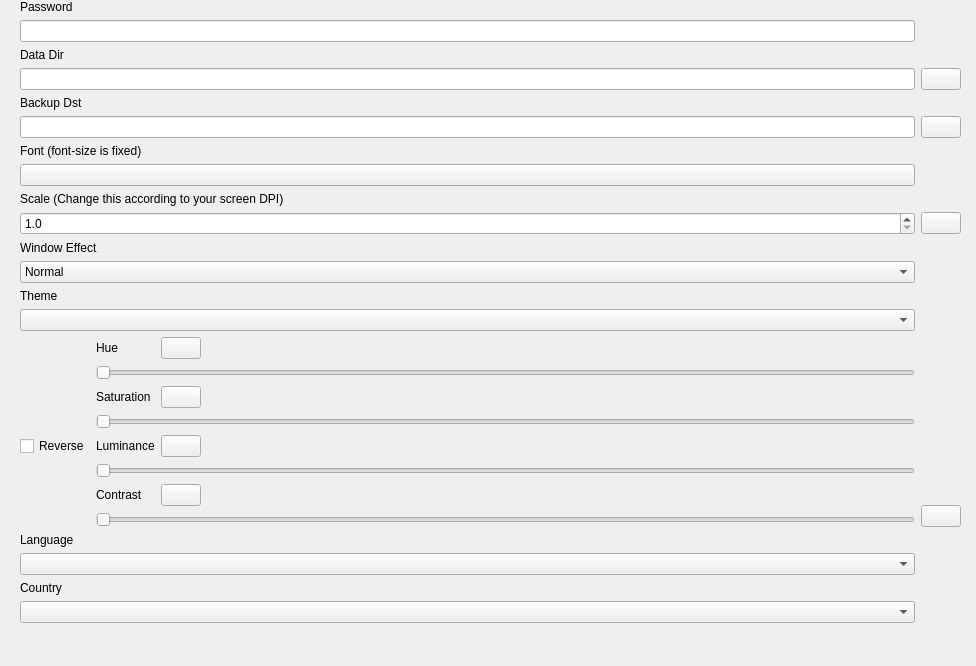
<?xml version="1.0" encoding="UTF-8"?>
<ui version="4.0">
 <class>DTSetting</class>
 <widget class="QWidget" name="DTSetting">
  <property name="geometry">
   <rect>
    <x>0</x>
    <y>0</y>
    <width>976</width>
    <height>666</height>
   </rect>
  </property>
  <property name="windowTitle">
   <string>DTSetting</string>
  </property>
  <layout class="QHBoxLayout" name="horizontalLayout">
   <property name="leftMargin">
    <number>0</number>
   </property>
   <property name="topMargin">
    <number>0</number>
   </property>
   <property name="rightMargin">
    <number>0</number>
   </property>
   <property name="bottomMargin">
    <number>0</number>
   </property>
   <item>
    <layout class="QVBoxLayout" name="verticalLayout_buttons">
     <item>
      <spacer name="verticalSpacer_buttons">
       <property name="orientation">
        <enum>Qt::Vertical</enum>
       </property>
       <property name="sizeHint" stdset="0">
        <size>
         <width>20</width>
         <height>40</height>
        </size>
       </property>
      </spacer>
     </item>
    </layout>
   </item>
   <item>
    <widget class="QStackedWidget" name="stackedWidget">
     <property name="currentIndex">
      <number>0</number>
     </property>
     <widget class="QWidget" name="page_basicinfo">
      <layout class="QHBoxLayout" name="horizontalLayout_2">
       <property name="spacing">
        <number>0</number>
       </property>
       <property name="leftMargin">
        <number>0</number>
       </property>
       <property name="topMargin">
        <number>0</number>
       </property>
       <property name="rightMargin">
        <number>0</number>
       </property>
       <property name="bottomMargin">
        <number>0</number>
       </property>
       <item>
        <widget class="QScrollArea" name="scrollAreaBasicInfo">
         <property name="frameShape">
          <enum>QFrame::NoFrame</enum>
         </property>
         <property name="widgetResizable">
          <bool>true</bool>
         </property>
         <widget class="QWidget" name="scrollAreaWidgetContentsBasicInfo">
          <property name="geometry">
           <rect>
            <x>0</x>
            <y>0</y>
            <width>948</width>
            <height>666</height>
           </rect>
          </property>
          <layout class="QGridLayout" name="gridLayout">
           <property name="leftMargin">
            <number>0</number>
           </property>
           <property name="topMargin">
            <number>0</number>
           </property>
           <property name="rightMargin">
            <number>15</number>
           </property>
           <property name="bottomMargin">
            <number>0</number>
           </property>
           <item row="9" column="1">
            <widget class="DTApplyButton" name="pushButton_scale">
             <property name="sizePolicy">
              <sizepolicy hsizetype="Fixed" vsizetype="Fixed">
               <horstretch>0</horstretch>
               <verstretch>0</verstretch>
              </sizepolicy>
             </property>
            </widget>
           </item>
           <item row="14" column="1">
            <layout class="QVBoxLayout" name="verticalLayout_color">
             <property name="spacing">
              <number>6</number>
             </property>
             <item>
              <spacer name="verticalSpacer_2">
               <property name="orientation">
                <enum>Qt::Vertical</enum>
               </property>
               <property name="sizeHint" stdset="0">
                <size>
                 <width>20</width>
                 <height>40</height>
                </size>
               </property>
              </spacer>
             </item>
             <item>
              <widget class="QLabel" name="label_color_preview">
               <property name="sizePolicy">
                <sizepolicy hsizetype="Fixed" vsizetype="Fixed">
                 <horstretch>0</horstretch>
                 <verstretch>0</verstretch>
                </sizepolicy>
               </property>
               <property name="minimumSize">
                <size>
                 <width>36</width>
                 <height>36</height>
                </size>
               </property>
               <property name="maximumSize">
                <size>
                 <width>36</width>
                 <height>36</height>
                </size>
               </property>
               <property name="text">
                <string/>
               </property>
              </widget>
             </item>
             <item>
              <widget class="DTApplyButton" name="pushButton_color">
               <property name="sizePolicy">
                <sizepolicy hsizetype="Fixed" vsizetype="Fixed">
                 <horstretch>0</horstretch>
                 <verstretch>0</verstretch>
                </sizepolicy>
               </property>
              </widget>
             </item>
            </layout>
           </item>
           <item row="7" column="0">
            <widget class="QPushButton" name="pushButton_font">
             <property name="sizePolicy">
              <sizepolicy hsizetype="Minimum" vsizetype="Fixed">
               <horstretch>0</horstretch>
               <verstretch>0</verstretch>
              </sizepolicy>
             </property>
            </widget>
           </item>
           <item row="12" column="0">
            <widget class="QLabel" name="label_theme">
             <property name="text">
              <string>Theme</string>
             </property>
            </widget>
           </item>
           <item row="19" column="1">
            <spacer name="verticalSpacer">
             <property name="orientation">
              <enum>Qt::Vertical</enum>
             </property>
             <property name="sizeHint" stdset="0">
              <size>
               <width>20</width>
               <height>258</height>
              </size>
             </property>
            </spacer>
           </item>
           <item row="1" column="0">
            <widget class="QLineEdit" name="lineEdit_password"/>
           </item>
           <item row="16" column="0">
            <widget class="LazyCombobox" name="comboBox_language">
             <property name="sizePolicy">
              <sizepolicy hsizetype="Preferred" vsizetype="Preferred">
               <horstretch>0</horstretch>
               <verstretch>0</verstretch>
              </sizepolicy>
             </property>
            </widget>
           </item>
           <item row="13" column="0">
            <widget class="LazyCombobox" name="comboBox_theme">
             <property name="sizePolicy">
              <sizepolicy hsizetype="Preferred" vsizetype="Preferred">
               <horstretch>0</horstretch>
               <verstretch>0</verstretch>
              </sizepolicy>
             </property>
            </widget>
           </item>
           <item row="14" column="0">
            <layout class="QGridLayout" name="gridLayout_2">
             <item row="2" column="3">
              <spacer name="horizontalSpacer_2">
               <property name="orientation">
                <enum>Qt::Horizontal</enum>
               </property>
               <property name="sizeHint" stdset="0">
                <size>
                 <width>40</width>
                 <height>20</height>
                </size>
               </property>
              </spacer>
             </item>
             <item row="4" column="3">
              <spacer name="horizontalSpacer_3">
               <property name="orientation">
                <enum>Qt::Horizontal</enum>
               </property>
               <property name="sizeHint" stdset="0">
                <size>
                 <width>40</width>
                 <height>20</height>
                </size>
               </property>
              </spacer>
             </item>
             <item row="6" column="1">
              <widget class="QLabel" name="label_contrast">
               <property name="text">
                <string>Contrast</string>
               </property>
              </widget>
             </item>
             <item row="6" column="3">
              <spacer name="horizontalSpacer_4">
               <property name="orientation">
                <enum>Qt::Horizontal</enum>
               </property>
               <property name="sizeHint" stdset="0">
                <size>
                 <width>40</width>
                 <height>20</height>
                </size>
               </property>
              </spacer>
             </item>
             <item row="1" column="1" colspan="3">
              <widget class="QSlider" name="slider_Hue">
               <property name="maximum">
                <number>360</number>
               </property>
               <property name="orientation">
                <enum>Qt::Horizontal</enum>
               </property>
              </widget>
             </item>
             <item row="7" column="1" colspan="3">
              <widget class="QSlider" name="slider_contrast">
               <property name="maximum">
                <number>500</number>
               </property>
               <property name="pageStep">
                <number>1</number>
               </property>
               <property name="orientation">
                <enum>Qt::Horizontal</enum>
               </property>
              </widget>
             </item>
             <item row="3" column="1" colspan="3">
              <widget class="QSlider" name="slider_saturation">
               <property name="maximum">
                <number>500</number>
               </property>
               <property name="pageStep">
                <number>1</number>
               </property>
               <property name="orientation">
                <enum>Qt::Horizontal</enum>
               </property>
              </widget>
             </item>
             <item row="4" column="1">
              <widget class="QLabel" name="label_luminance">
               <property name="text">
                <string>Luminance</string>
               </property>
              </widget>
             </item>
             <item row="0" column="2">
              <widget class="QPushButton" name="pushButton_hue_reset">
               <property name="sizePolicy">
                <sizepolicy hsizetype="Fixed" vsizetype="Fixed">
                 <horstretch>0</horstretch>
                 <verstretch>0</verstretch>
                </sizepolicy>
               </property>
               <property name="text">
                <string/>
               </property>
              </widget>
             </item>
             <item row="4" column="2">
              <widget class="QPushButton" name="pushButton_luminance_reset">
               <property name="sizePolicy">
                <sizepolicy hsizetype="Fixed" vsizetype="Fixed">
                 <horstretch>0</horstretch>
                 <verstretch>0</verstretch>
                </sizepolicy>
               </property>
               <property name="text">
                <string/>
               </property>
              </widget>
             </item>
             <item row="2" column="2">
              <widget class="QPushButton" name="pushButton_saturation_reset">
               <property name="sizePolicy">
                <sizepolicy hsizetype="Fixed" vsizetype="Fixed">
                 <horstretch>0</horstretch>
                 <verstretch>0</verstretch>
                </sizepolicy>
               </property>
               <property name="text">
                <string/>
               </property>
              </widget>
             </item>
             <item row="0" column="3">
              <spacer name="horizontalSpacer">
               <property name="orientation">
                <enum>Qt::Horizontal</enum>
               </property>
               <property name="sizeHint" stdset="0">
                <size>
                 <width>40</width>
                 <height>20</height>
                </size>
               </property>
              </spacer>
             </item>
             <item row="0" column="0">
              <spacer name="horizontalSpacer_5">
               <property name="orientation">
                <enum>Qt::Horizontal</enum>
               </property>
               <property name="sizeType">
                <enum>QSizePolicy::Fixed</enum>
               </property>
               <property name="sizeHint" stdset="0">
                <size>
                 <width>40</width>
                 <height>20</height>
                </size>
               </property>
              </spacer>
             </item>
             <item row="5" column="1" colspan="3">
              <widget class="QSlider" name="slider_luminance">
               <property name="maximum">
                <number>500</number>
               </property>
               <property name="pageStep">
                <number>1</number>
               </property>
               <property name="orientation">
                <enum>Qt::Horizontal</enum>
               </property>
              </widget>
             </item>
             <item row="2" column="1">
              <widget class="QLabel" name="label_saturation">
               <property name="text">
                <string>Saturation</string>
               </property>
              </widget>
             </item>
             <item row="0" column="1">
              <widget class="QLabel" name="label_hue">
               <property name="text">
                <string>Hue</string>
               </property>
              </widget>
             </item>
             <item row="6" column="2">
              <widget class="QPushButton" name="pushButton_contrast_reset">
               <property name="sizePolicy">
                <sizepolicy hsizetype="Fixed" vsizetype="Fixed">
                 <horstretch>0</horstretch>
                 <verstretch>0</verstretch>
                </sizepolicy>
               </property>
               <property name="text">
                <string/>
               </property>
              </widget>
             </item>
             <item row="4" column="0">
              <widget class="QCheckBox" name="checkBox_reverse">
               <property name="text">
                <string>Reverse</string>
               </property>
              </widget>
             </item>
            </layout>
           </item>
           <item row="5" column="1">
            <widget class="DTApplyButton" name="pushButton_backup">
             <property name="sizePolicy">
              <sizepolicy hsizetype="Fixed" vsizetype="Fixed">
               <horstretch>0</horstretch>
               <verstretch>0</verstretch>
              </sizepolicy>
             </property>
            </widget>
           </item>
           <item row="17" column="0">
            <widget class="QLabel" name="label_country">
             <property name="text">
              <string>Country</string>
             </property>
            </widget>
           </item>
           <item row="8" column="0">
            <widget class="QLabel" name="label_scale">
             <property name="text">
              <string>Scale (Change this according to your screen DPI)</string>
             </property>
            </widget>
           </item>
           <item row="10" column="0">
            <widget class="QLabel" name="label_window_effect">
             <property name="text">
              <string>Window Effect</string>
             </property>
            </widget>
           </item>
           <item row="4" column="0">
            <widget class="QLabel" name="label_backup">
             <property name="text">
              <string>Backup Dst</string>
             </property>
            </widget>
           </item>
           <item row="15" column="0">
            <widget class="QLabel" name="label_language">
             <property name="text">
              <string>Language</string>
             </property>
            </widget>
           </item>
           <item row="5" column="0">
            <widget class="QLineEdit" name="lineEdit_backup">
             <property name="readOnly">
              <bool>true</bool>
             </property>
            </widget>
           </item>
           <item row="18" column="0">
            <widget class="LazyCombobox" name="comboBox_country">
             <property name="sizePolicy">
              <sizepolicy hsizetype="Preferred" vsizetype="Preferred">
               <horstretch>0</horstretch>
               <verstretch>0</verstretch>
              </sizepolicy>
             </property>
            </widget>
           </item>
           <item row="6" column="0">
            <widget class="QLabel" name="label_font">
             <property name="text">
              <string>Font (font-size is fixed)</string>
             </property>
            </widget>
           </item>
           <item row="9" column="0">
            <widget class="QDoubleSpinBox" name="spinBox_scale">
             <property name="decimals">
              <number>1</number>
             </property>
             <property name="minimum">
              <double>1.000000000000000</double>
             </property>
             <property name="maximum">
              <double>10.000000000000000</double>
             </property>
             <property name="singleStep">
              <double>0.100000000000000</double>
             </property>
            </widget>
           </item>
           <item row="11" column="0">
            <widget class="LazyCombobox" name="comboBox_window_effect">
             <property name="sizePolicy">
              <sizepolicy hsizetype="Preferred" vsizetype="Preferred">
               <horstretch>0</horstretch>
               <verstretch>0</verstretch>
              </sizepolicy>
             </property>
             <item>
              <property name="text">
               <string>Normal</string>
              </property>
             </item>
             <item>
              <property name="text">
               <string>Aero</string>
              </property>
             </item>
             <item>
              <property name="text">
               <string>Acrylic</string>
              </property>
             </item>
            </widget>
           </item>
           <item row="0" column="0">
            <widget class="QLabel" name="label_password">
             <property name="text">
              <string>Password</string>
             </property>
            </widget>
           </item>
           <item row="2" column="0">
            <widget class="QLabel" name="label_data_dir">
             <property name="text">
              <string>Data Dir</string>
             </property>
            </widget>
           </item>
           <item row="3" column="0">
            <widget class="QLineEdit" name="lineEdit_data_dir">
             <property name="readOnly">
              <bool>true</bool>
             </property>
            </widget>
           </item>
           <item row="3" column="1">
            <widget class="DTApplyButton" name="pushButton_data_dir">
             <property name="sizePolicy">
              <sizepolicy hsizetype="Fixed" vsizetype="Fixed">
               <horstretch>0</horstretch>
               <verstretch>0</verstretch>
              </sizepolicy>
             </property>
            </widget>
           </item>
          </layout>
         </widget>
        </widget>
       </item>
      </layout>
     </widget>
    </widget>
   </item>
  </layout>
 </widget>
 <customwidgets>
  <customwidget>
   <class>DTApplyButton</class>
   <extends>QPushButton</extends>
   <header>DTWidget.DTApplyButton</header>
  </customwidget>
  <customwidget>
   <class>LazyCombobox</class>
   <extends>QComboBox</extends>
   <header>DTWidget</header>
  </customwidget>
 </customwidgets>
 <resources>
  <include location="../DT.qrc"/>
 </resources>
 <connections/>
</ui>
